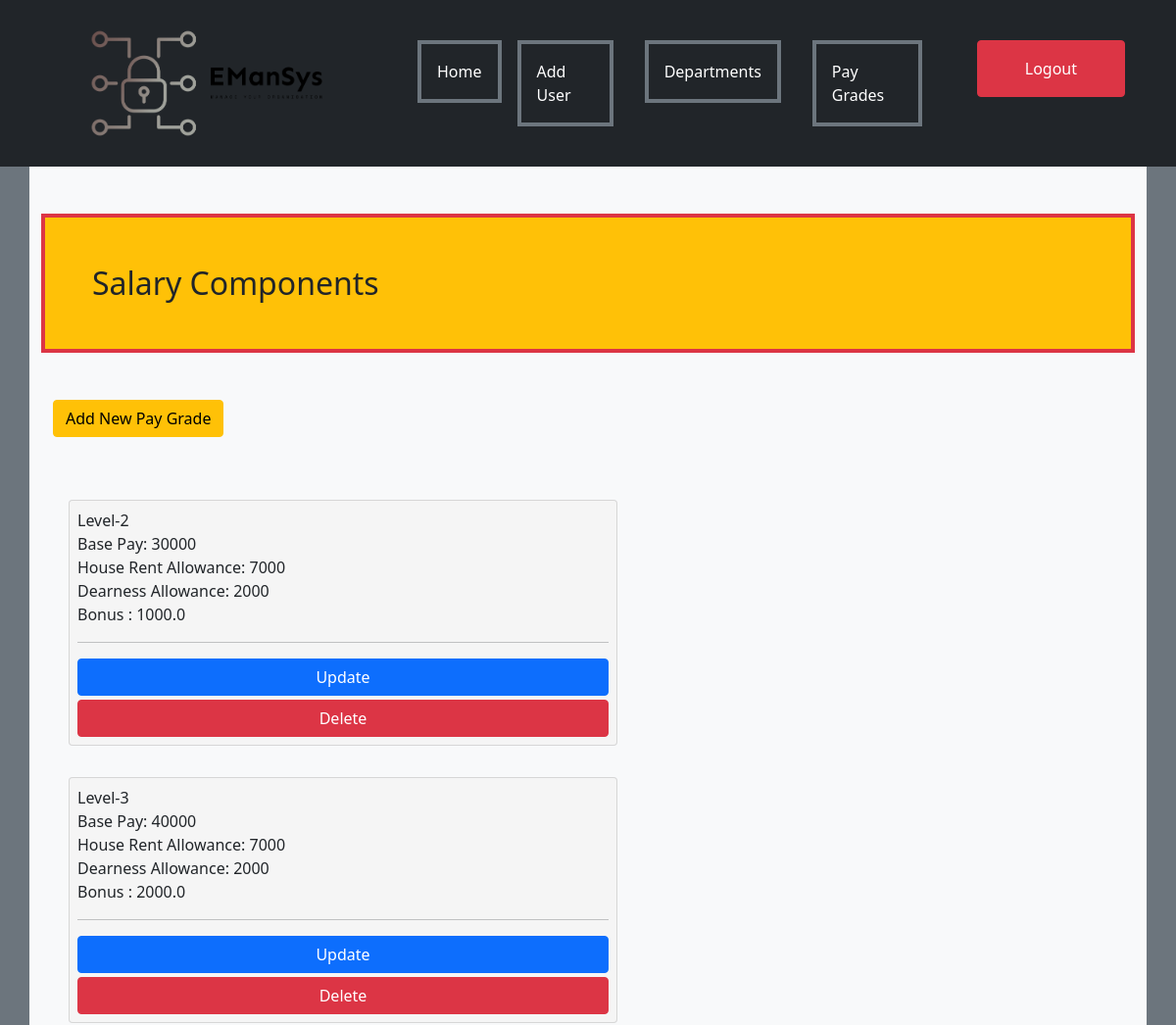
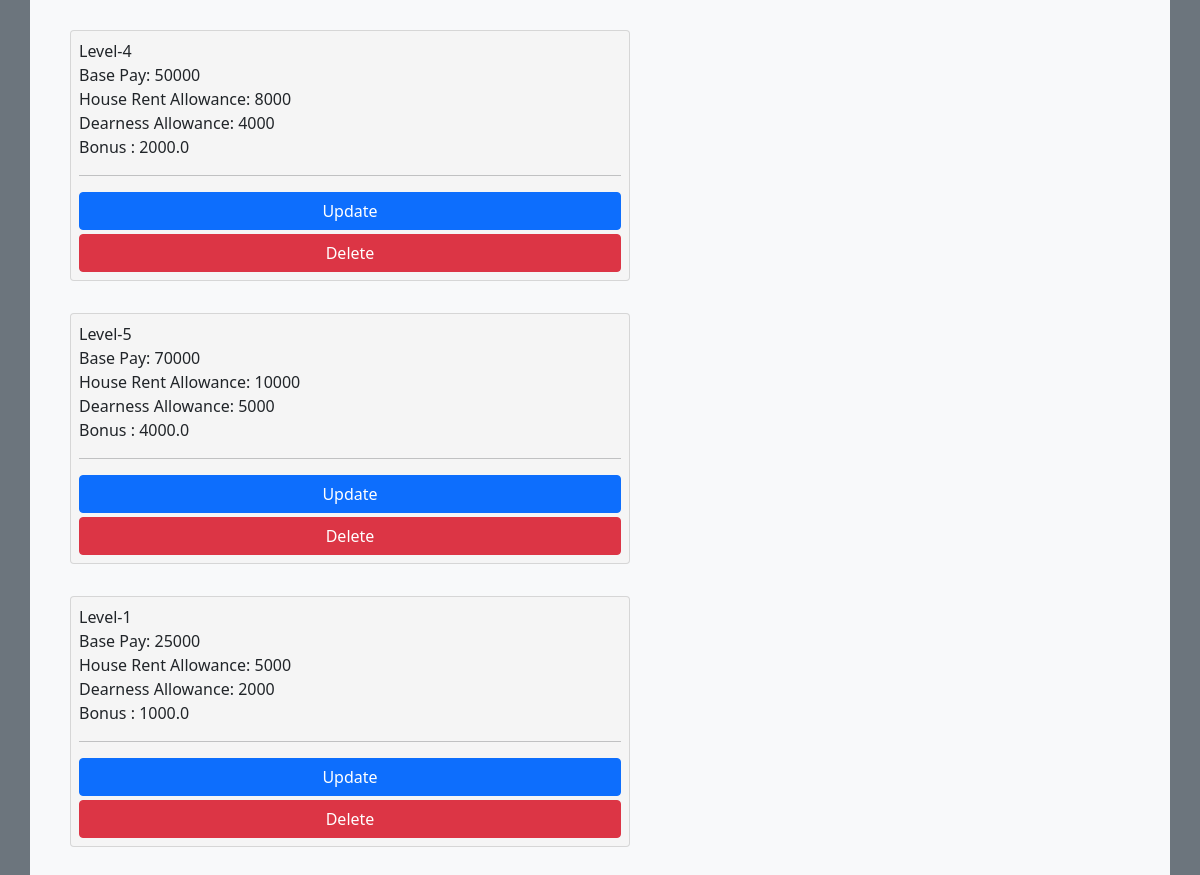
The page /superuser/paygrades/ (signed in) on the database its author committed (2 pictures, top to bottom).
### Authentication/models.py (models this page shows, shortened)
class PayGrade(models.Model):
    objects = models.Manager()
    name = models.CharField(max_length=20, default=None)
    base_pay = models.IntegerField()
    house_rent_allowance = models.IntegerField()
    dearness_allowance = models.IntegerField()
    bonus = models.FloatField()

### AdminView/views.py (the view)
# urls.py: path('paygrades/', views.get_pay_grades, name="pay_grades"),
@login_required(login_url='login')
@user_passes_test(check_if_admin)
def get_pay_grades(request):
    pay_grades = PayGrade.objects.all()
    return render(request, 'admin_view/pay_grades.html', {'pay_grades': pay_grades})

### AdminView/templates/admin_view/pay_grades.html (shortened to what this page needs)
{%extends 'admin_view/base.html'%}
{%block content%}
<div class="container bg-light py-5 ">
    <h2 class="h2 bg-warning p-5 border border-4 border-danger" >Salary Components</h2>
    <div class="container my-5">
        <a class="btn btn-warning" href="{%url 'pay_grade_form'%}">Add New Pay Grade</a>
    </div><div class="container" style="display:flex; flex-direction:row;flex-wrap:wrap;">
    {%for paygrade in pay_grades%}
    <div class="card p-2 m-3" style="width:35rem; background-color:whitesmoke;"><div class="title">{{paygrade.name}}</div>
        <div class="subtitle">Base Pay: {{paygrade.base_pay}}</div>
        <div class="subtitle">House Rent Allowance: {{paygrade.house_rent_allowance}}</div>
        <div class="subtitle">Dearness Allowance: {{paygrade.dearness_allowance}}</div>
        <div class="subtitle">Bonus : {{paygrade.bonus}}</div>
        <hr>
        <a class="btn btn-primary mb-1" href="{%url 'pay_grade_update' paygrade.id %}">Update</a>
        <a class="btn btn-danger" href="{%url 'pay_grade_delete' paygrade.id %}">Delete</a>
    </div>
    {%endfor%}
</div>
</div>
{%endblock%}

### rows shown on the page
PayGrade: name "Level-2", base_pay "30000", house_rent_allowance "7000", dearness_allowance "2000", bonus "1000.0"
PayGrade: name "Level-3", base_pay "40000", house_rent_allowance "7000", dearness_allowance "2000", bonus "2000.0"
PayGrade: name "Level-4", base_pay "50000", house_rent_allowance "8000", dearness_allowance "4000", bonus "2000.0"
PayGrade: name "Level-5", base_pay "70000", house_rent_allowance "10000", dearness_allowance "5000", bonus "4000.0"
PayGrade: name "Level-1", base_pay "25000", house_rent_allowance "5000", dearness_allowance "2000", bonus "1000.0"
